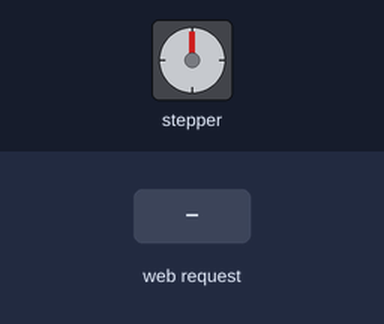
The sketch below on a simulated ESP32. Parts: stepper motor. Wiring (inferred from the names in the program): stepper motor driver (50 steps per turn assumed): step GPIO 14; direction GPIO 12. The test bench sets the inputs (shaded band). WiFi joins after 1.5 s; servers stay silent unless stated; what the sketch prints to the serial monitor is not drawn.

Above: at 2.7 s.
2.8 s: HTTP request GET /body/up received
Timing chart, 0 to 5.8 s (numbered marks = the images above; inputs shaded):
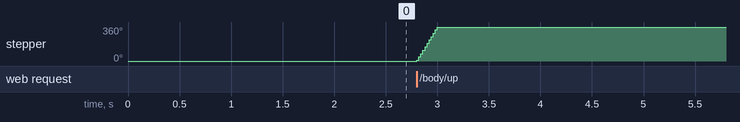

Measured:
- after the input at 2.8 s, stepper: turns 360° clockwise in 0.20 s, starting at once

The sketch:

body_code.ino
```cpp
#include <WiFi.h>
#include <WebServer.h>
#include <ESP32Servo.h>


// Replace with your network credentials
const char* ssid = "WIFI_NAME";
const char* password = "WIFI_PASSWORD";

// servo!
Servo eyesServo;
const int eyesOutputPin = 21;
int prevEyesPos = 10;

Servo mouthServo;
const int mouthOutputPin = 22;

Servo candyServo;
const int candyOutputPin = 23;

const int DIR = 12;
const int STEP = 14;
const int  steps_per_rev = 50;

WebServer server(80);

void cw() {
  digitalWrite(DIR, HIGH);
  for(int i = 0; i<steps_per_rev; i++)
  {
    digitalWrite(STEP, HIGH);
    delayMicroseconds(2000);
    digitalWrite(STEP, LOW);
    delayMicroseconds(2000);
  }

}

void ccw() {
  digitalWrite(DIR, LOW);
  for(int i = 0; i<steps_per_rev; i++)
  {
    digitalWrite(STEP, HIGH);
    delayMicroseconds(1000);
    digitalWrite(STEP, LOW);
    delayMicroseconds(1000);
  }
}

// Ping pong test
void handleRoot() {
  String html = "<!DOCTYPE html><html>";
  html += "<body><h1>Success!</h1>";
  html += "</body></html>";
  server.send(200, "text/html", html);
}

void setup() {
  Serial.begin(115200);

  pinMode(STEP, OUTPUT);
  pinMode(DIR, OUTPUT);


  // Connect to Wi-Fi network
  Serial.print("Connecting to ");
  Serial.println(ssid);
  WiFi.begin(ssid, password);
  while (WiFi.status() != WL_CONNECTED) {
    delay(500);
    Serial.print(".");
  }
  Serial.println("");
  Serial.println("WiFi connected.");
  Serial.println("IP address: ");
  Serial.println(WiFi.localIP());

  // Set up the web server to handle different routes
  server.on("/", handleRoot);
  server.on("/body/up", cw);
  server.on("/body/down", ccw);

  // Start the web server
  server.begin();
  Serial.println("HTTP server started");
}

void loop() {
  // Handle incoming client requests
  server.handleClient();
  // Open this on the web!
  // Serial.println(WiFi.localIP());

}
```
